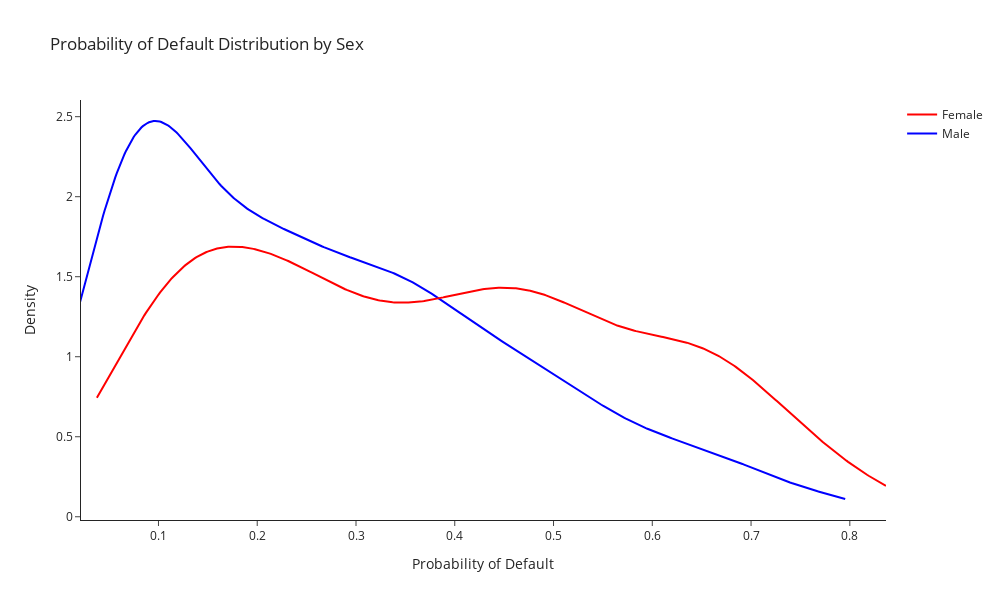

Here is the notebook cell this chart was saved with:
### Markdown cell above
Transform probabilities into classes (predictions) based on the selected threshold

### Code cell
df_credit['Predicted_default'] = np.where(df_credit['Prob_default'] > optimal_threshold, 1, 0)
df_credit = df_credit.reset_index()
plot_pd_hist(df_credit)

### Figure 1 — Plotly figure (JSON) as saved in the notebook; plotly's stock layout.template omitted (floating-point values rounded to 4 significant figures; data arrays with more than 128 entries replaced by an {"elided": "..."} marker saying what was removed)
{"data": [{"legendgroup": "Male", "marker": {"color": "blue"}, "mode": "lines", "name": "Male", "showlegend": true, "type": "scatter", "x": {"elided": "500 float values"}, "xaxis": "x", "y": {"elided": "500 float values"}, "yaxis": "y"}, {"legendgroup": "Female", "marker": {"color": "red"}, "mode": "lines", "name": "Female", "showlegend": true, "type": "scatter", "x": {"elided": "500 float values"}, "xaxis": "x", "y": {"elided": "500 float values"}, "yaxis": "y"}], "layout": {"barmode": "overlay", "height": 600, "hovermode": "closest", "legend": {"traceorder": "reversed"}, "title": {"text": "Probability of Default Distribution by Sex"}, "width": 1000, "xaxis": {"anchor": "y2", "domain": [0, 1], "title": {"text": "Probability of Default"}, "zeroline": false}, "yaxis": {"anchor": "free", "domain": [0, 1], "position": 0, "title": {"text": "Density"}}}}
